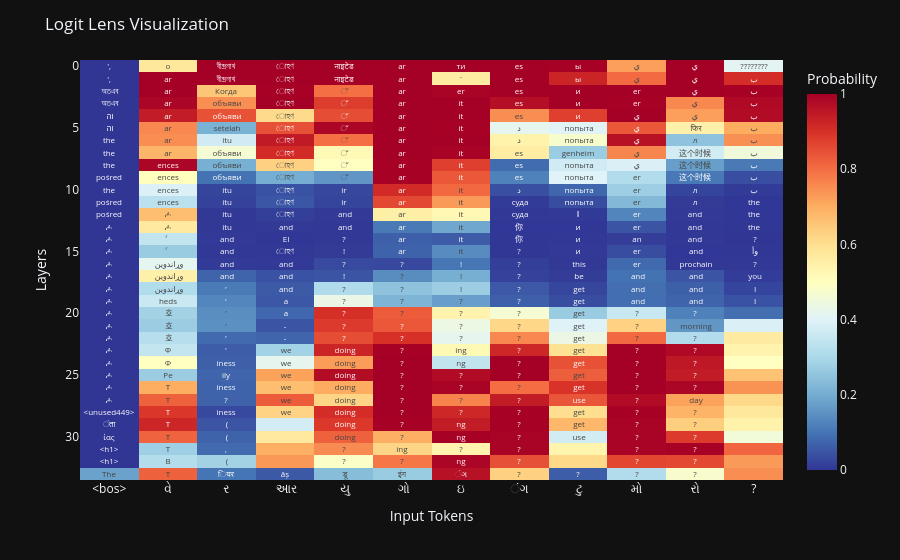

Write notebook code for a chart like this one.
### Code cell
# pio.renderers.default = "colab"

fig = px.imshow(
    max_probs.detach().cpu().float().numpy(),
    x=input_words,
    y=list(range(len(words))),
    color_continuous_scale=px.colors.diverging.RdYlBu_r,
    color_continuous_midpoint=0.50,
    text_auto=True,
    labels=dict(x="Input Tokens", y="Layers", color="Probability")
)

fig.update_layout(
    title='Logit Lens Visualization',
    xaxis_tickangle=0
)

fig.update_traces(text=words, texttemplate="%{text}")
fig.show()

### Figure 1 — Plotly figure (JSON) as saved in the notebook; plotly's stock layout.template omitted (floating-point values rounded to 4 significant figures; data arrays with more than 128 entries replaced by an {"elided": "..."} marker saying what was removed)
{"data": [{"coloraxis": "coloraxis", "name": "0", "texttemplate": "%{text}", "x": ["<bos>", "વે", "ર", " આર", " યુ", " ગો", "ઇ", "ંગ", " ટુ", "મો", "રો", "?"], "y": [0, 1, 2, 3, 4, 5, 6, 7, 8, 9, 10, 11, 12, 13, 14, 15, 16, 17, 18, 19, 20, 21, 22, 23, 24, 25, 26, 27, 28, 29, 30, 31, 32, 33], "z": {"elided": "34x12 float values"}, "type": "heatmap", "xaxis": "x", "yaxis": "y", "hovertemplate": "Input Tokens: %{x}<br>Layers: %{y}<br>Probability: %{z}<extra></extra>", "text": {"elided": "34x12 str values"}}], "layout": {"xaxis": {"anchor": "y", "domain": [0.0, 1.0], "scaleanchor": "y", "constrain": "domain", "title": {"text": "Input Tokens"}, "tickangle": 0}, "yaxis": {"anchor": "x", "domain": [0.0, 1.0], "autorange": "reversed", "constrain": "domain", "title": {"text": "Layers"}}, "coloraxis": {"colorbar": {"title": {"text": "Probability"}}, "colorscale": [[0.0, "rgb(49,54,149)"], [0.1, "rgb(69,117,180)"], [0.2, "rgb(116,173,209)"], [0.3, "rgb(171,217,233)"], [0.4, "rgb(224,243,248)"], [0.5, "rgb(255,255,191)"], [0.6, "rgb(254,224,144)"], [0.7, "rgb(253,174,97)"], [0.8, "rgb(244,109,67)"], [0.9, "rgb(215,48,39)"], [1.0, "rgb(165,0,38)"]], "cmid": 0.5}, "margin": {"t": 60}, "title": {"text": "Logit Lens Visualization"}}}
